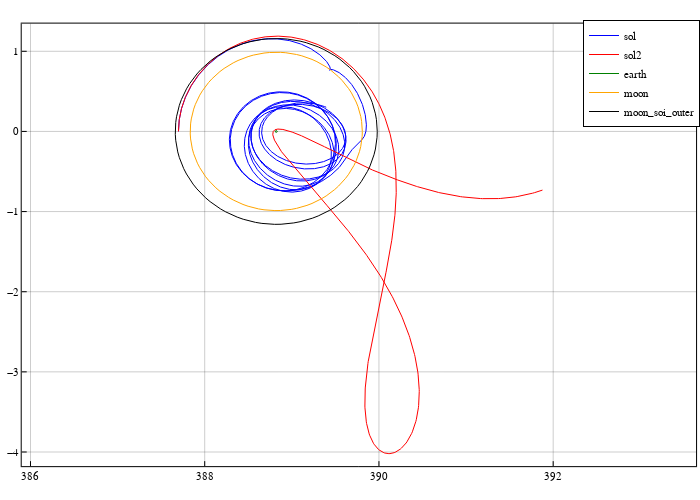

Write notebook code for a chart like this one.
### Code cell
pcart = plot(size=(700,500), frame_style=:box, aspect_ratio=:equal, grid=0.4)
plot!(pcart, Array(sol)[1,:], Array(sol)[2,:], color=:blue, linewidth=1.0, label="sol", linestyle=:solid)
plot!(pcart, Array(sol2)[1,:], Array(sol2)[2,:], color=:red, linewidth=1.0, label="sol2", linestyle=:solid)
# plot!(pcart, Array(sol3)[1,:], Array(sol3)[2,:], color=:purple, linewidth=1.0, label="sol3", linestyle=:solid)



moon = plot_circle(1-param3b.mu2, param3b.as , 0.0)
earth = plot_circle(param3b.mu2, param3b.as, 0.0)
moon_soi_outer = plot_circle(1-param3b.mu2+66000/param3b.lstar, param3b.as, 0.0)

plot!(pcart, earth[1,:], earth[2,:], c=:green, lw=1.0, label="earth")
plot!(pcart, moon[1,:], moon[2,:], c=:orange, lw=1.0, label="moon")
plot!(pcart, moon_soi_outer[1,:], moon_soi_outer[2,:], c=:black, lw=1.0, label="moon_soi_outer")
